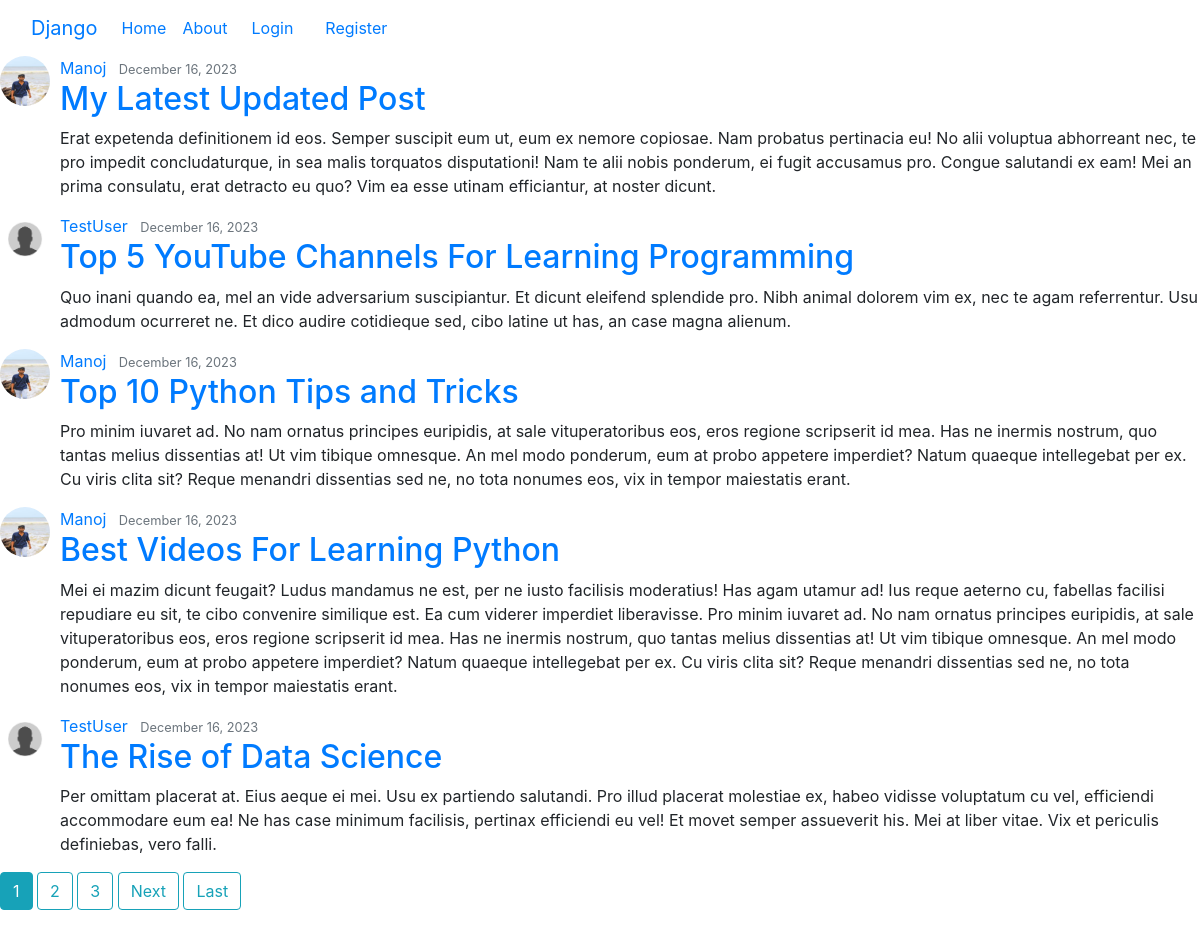
The page / on the database its author committed.
### blog/models.py (models this page shows, shortened)
class Post(models.Model):
    title = models.CharField(max_length=100)
    content = models.TextField()
    date_posted = models.DateTimeField(default=timezone.now)
    author = models.ForeignKey(User, on_delete=models.CASCADE)

### users/models.py (models this page shows, shortened)
class Profile(models.Model):
    user = models.OneToOneField(User, on_delete=models.CASCADE)
    image = models.ImageField(default='default.png',upload_to='profile_pics')

### blog/views.py (the view)
# urls.py: path('', PostListView.as_view(),name="blog-home"),
class PostListView(ListView):
    model = Post
    template_name = 'blog/home.html'
    context_object_name = 'posts'
    ordering = ['-date_posted']
    paginate_by = 5

### blog/templates/blog/home.html (shortened to what this page needs)
{% extends "blog/base.html" %}
{% block content%}
{% for post in posts %}
        <article class="media content-section">
          <img class="rounded-circle article-img" style="margin-right:10px;height:50px;width:50px;border-radius:50%" src="{{ post.author.profile.image.url }}">
          <div class="media-body">
            <div class="article-metadata">
              <a class="mr-2" href="{% url 'user-posts' post.author.username %}">{{ post.author }}</a>
              <small class="text-muted">{{ post.date_posted|date:"F d, Y" }}</small>
            </div>
            <h2><a class="article-title" href="{% url 'post-detail' post.id %}">{{ post.title }}</a></h2>
            <p class="article-content">{{ post.content }}</p>
          </div>
        </article>
    {% endfor %}
    {% if is_paginated %}
      {% for num in page_obj.paginator.page_range %}
        {% if page_obj.number == num %}
          <a class="btn btn-info mb-4" href="?page={{ num }}">{{ num }}</a>
        {% elif num > page_obj.number|add:'-3' and num < page_obj.number|add:'3' %}
          <a class="btn btn-outline-info mb-4" href="?page={{ num }}">{{ num }}</a>
        {% endif %}
      {% endfor %}
      {% if page_obj.has_next %}
        <a class="btn btn-outline-info mb-4" href="?page={{ page_obj.next_page_number }}">Next</a>
        <a class="btn btn-outline-info mb-4" href="?page={{ page_obj.paginator.num_pages }}">Last</a>
      {% endif %}
    {% endif %}
{% endblock content%}

### blog/templates/blog/base.html (shortened to what this page needs)
{% load static %}
<!doctype html>
<html lang="en">
  <head>
    <link rel="stylesheet" href="https://cdn.jsdelivr.net/npm/bootstrap@4.4.1/dist/css/bootstrap.min.css">
  </head>
  <body>
    <nav class="navbar navbar-expand-lg bg-body-tertiary">
        <div class="container-fluid">
          <a class="navbar-brand" href="#">Django</a>
          <div class="collapse navbar-collapse" id="navbarSupportedContent">
            <ul class="navbar-nav me-auto mb-2 mb-lg-0">
              <li class="nav-item">
                <a class="nav-link active" aria-current="page" href="{% url 'blog-home' %}">Home</a>
              </li>
              <li class="nav-item">
                <a class="nav-link" href="{% url 'blog-about' %}">About</a>
              </li>
            </ul>
            <form class="d-flex" role="search">
              {% if user.is_authenticated %}
              <a class="nav-item nav-link" href="{% url 'post-create' %}">New Post</a>
              <a class="nav-item nav-link" href="{% url 'logout' %}">Logout</a>
              <a class="nav-item nav-link" href="{% url 'profile' %}">Profile</a>
              {% else %}
              <a class="nav-item nav-link" href="{% url 'login' %}">Login</a>
              <a class="nav-item nav-link" href="{% url 'register' %}">Register</a>
              {%endif%}
            </form>
          </div>
        </div>
      </nav>
    {% block content%}
    {%endblock content%}
  </body>
</html>

### rows shown on the page
Post: author.profile.image (picture), author "Manoj", date_posted "December 16, 2023", title "My Latest Updated Post", content "Erat expetenda definitionem id eos. Semper suscipit eum ut, eum ex nemore copiosae. Nam probatus pertinacia eu! No alii voluptua abhorreant nec, te pro impedit concludaturque, in sea malis torquatos disputationi! Nam te alii nobis ponderum, ei fugit accusamus pro. Congue salutandi ex eam! Mei an prima consulatu, erat detracto eu quo? Vim ea esse utinam efficiantur, at noster dicunt."
Post: author.profile.image (placeholder picture), author "TestUser", date_posted "December 16, 2023", title "Top 5 YouTube Channels For Learning Programming", content "Quo inani quando ea, mel an vide adversarium suscipiantur. Et dicunt eleifend splendide pro. Nibh animal dolorem vim ex, nec te agam referrentur. Usu admodum ocurreret ne. Et dico audire cotidieque sed, cibo latine ut has, an case magna alienum."
Post: author.profile.image (picture), author "Manoj", date_posted "December 16, 2023", title "Top 10 Python Tips and Tricks", content "Pro minim iuvaret ad. No nam ornatus principes euripidis, at sale vituperatoribus eos, eros regione scripserit id mea. Has ne inermis nostrum, quo tantas melius dissentias at! Ut vim tibique omnesque. An mel modo ponderum, eum at probo appetere imperdiet? Natum quaeque intellegebat per ex. Cu viris clita sit? Reque menandri dissentias sed ne, no tota nonumes eos, vix in tempor maiestatis erant."
Post: author.profile.image (picture), author "Manoj", date_posted "December 16, 2023", title "Best Videos For Learning Python", content "Mei ei mazim dicunt feugait? Ludus mandamus ne est, per ne iusto facilisis moderatius! Has agam utamur ad! Ius reque aeterno cu, fabellas facilisi repudiare eu sit, te cibo convenire similique est. Ea cum viderer imperdiet liberavisse. Pro minim iuvaret ad. No nam ornatus principes euripidis, at sale vituperatoribus eos, eros regione scripserit id mea. Has ne inermis nostrum, quo tantas melius dissentias at! Ut vim tibique omnesque. An mel modo ponderum, eum at probo appetere imperdiet? Natum quaeque intellegebat per ex. Cu viris clita sit? Reque menandri dissentias sed ne, no tota nonumes eos, vix in tempor maiestatis erant."
Post: author.profile.image (placeholder picture), author "TestUser", date_posted "December 16, 2023", title "The Rise of Data Science", content "Per omittam placerat at. Eius aeque ei mei. Usu ex partiendo salutandi. Pro illud placerat molestiae ex, habeo vidisse voluptatum cu vel, efficiendi accommodare eum ea! Ne has case minimum facilisis, pertinax efficiendi eu vel! Et movet semper assueverit his. Mei at liber vitae. Vix et periculis definiebas, vero falli."

### other values the page prints
{{ num }} "1"
{{ num }} "2" "3"
